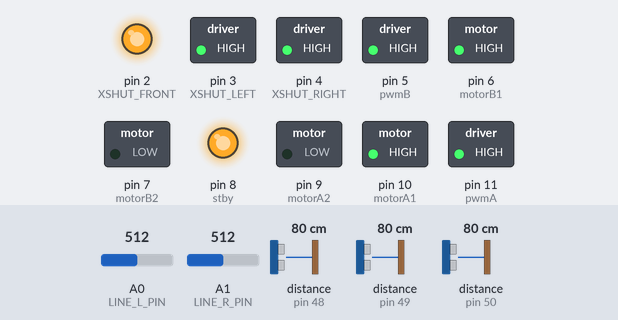
Bench run of a sketch on a simulated Arduino Nano, built with avr-gcc and run on an emulated ATmega328P. On the bench: switched loads named in the sketch (green lamp = pin HIGH), output pins drawn as LEDs (lit = HIGH). Inputs (shaded band) come from the test bench; at power-on: distance to the obstacle (sensors on pin 48, pin 49, pin 50) 80 cm, A0 (LINE_L_PIN) = 512, A1 (LINE_R_PIN) = 512. What the sketch prints to the serial monitor is not drawn.

Above: at 1.6 s.
1.7 s: distance to the obstacle (sensor on pin 48) set to 66 cm
3.4 s: distance to the obstacle (sensor on pin 48) set to 59 cm
At 4.6 s:
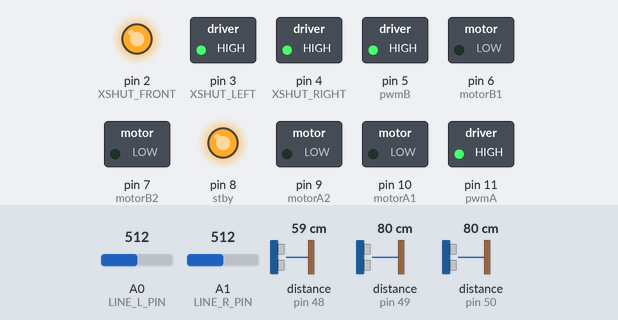
6.4 s: distance to the obstacle (sensor on pin 49) set to 2 cm
At 6.56 s:
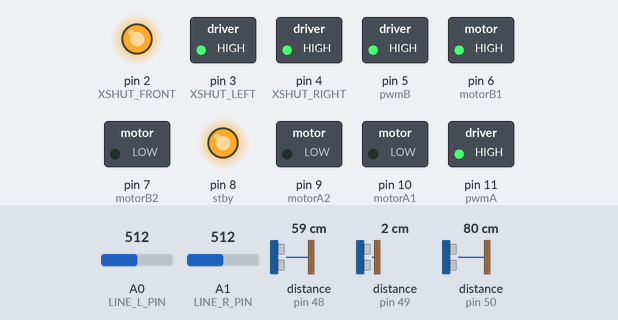
8.1 s: distance to the obstacle (sensor on pin 49) set to 60 cm
At 8.49 s:
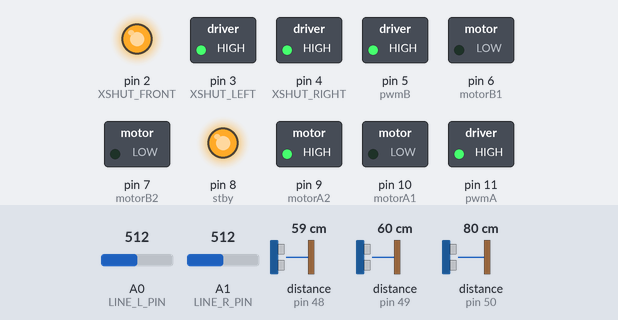
10.1 s: distance to the obstacle (sensor on pin 50) set to 2 cm
At 10.38 s:
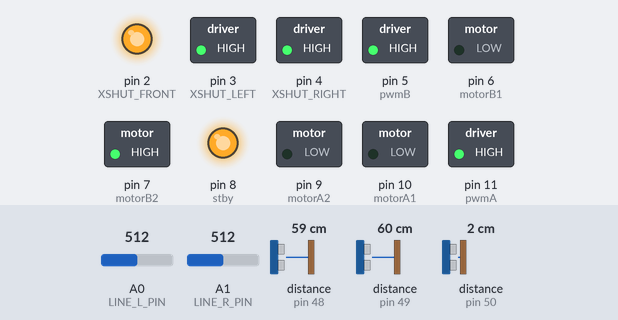
12.0 s: distance to the obstacle (sensor on pin 48) set to 53 cm
13.7 s: distance to the obstacle (sensor on pin 48) set to 45 cm
At 14.6 s:
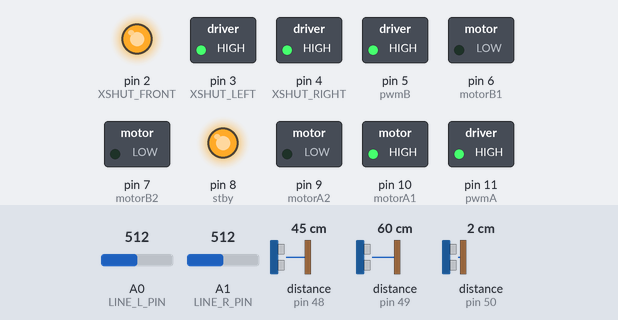
Timing chart, 0 to 16.7 s (numbered marks = the images above; inputs shaded):
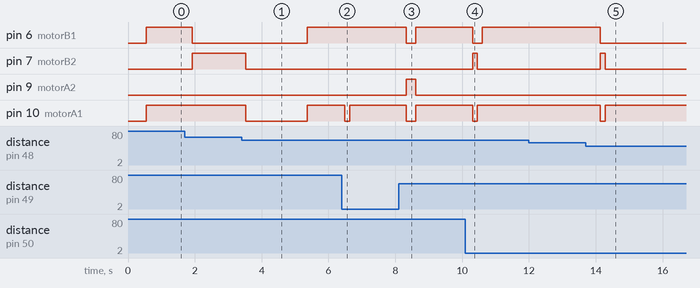

Measured:
- the behaviour switches between 64 and 63 cm on distance to the obstacle (sensor on pin 48) (found by bisection; images 0 and 1)
- the behaviour switches between 50 and 49 cm on distance to the obstacle (sensor on pin 48) (found by bisection; images 4 and 5)
- after the input at 3.4 s, pin 6 (motorB1): LOW → HIGH after 2.0 s; pin 7 (motorB2): HIGH → LOW after 0.12 s; pin 10 (motorA1): HIGH → LOW after 0.12 s, → HIGH 1.8 s later
- after the input at 6.4 s, pin 10 (motorA1): HIGH → LOW after 0.09 s, → HIGH 0.14 s later
- after the input at 8.1 s, pin 6 (motorB1), pin 10 (motorA1): HIGH → LOW after 0.23 s, → HIGH 0.28 s later; pin 9 (motorA2): LOW → HIGH after 0.23 s, → LOW 0.28 s later
- after the input at 10.1 s, pin 6 (motorB1): HIGH → LOW after 0.21 s, → HIGH 0.28 s later; pin 7 (motorB2): LOW → HIGH after 0.21 s, → LOW 0.14 s later; pin 10 (motorA1): HIGH → LOW after 0.21 s, → HIGH 0.14 s later
- after the input at 12.0 s, every drawn part: stays the same
- after the input at 13.7 s, pin 6 (motorB1): HIGH → LOW after 0.44 s; pin 7 (motorB2): LOW → HIGH after 0.44 s, → LOW 0.14 s later; pin 10 (motorA1): HIGH → LOW after 0.44 s, → HIGH 0.14 s later

The sketch:

v5_deploy.ino
```cpp
// v5_deploy.ino — Mini Sumo Arduino Nano, runs ppo_robust_best.pt
// (the 21-D discrete-PPO model: BC warm start + curriculum + zero-entropy
// sharpening + a finetune on tracking/still/backward rewards, a hardcoded
// tracker opponent, and per-episode domain randomization of opponent power /
// speed / hardware. Branch pol/ppo). At mult 3.0: ~73% seen, 70% novamax, 87%
// vs the tracker, 78% held-out, meeting the 65%-overall / 55%-novamax bar with
// lowest self-out rate of any model. The PPO actor head argmax = the action,
// so it uses the same discrete export path as the DQN. NOTE: trained WITH the
// hardcoded action overrides (safety, opening charge, spawn guard,
// anti-stall), all replicated in loop() below.
//
// DIFFERENCE FROM v3: the policy now consumes a 21-D observation = the 3
// VL53L0X distance channels STACKED over the last K=4 frames (oldest
// first) followed by the 9 single-frame engineered features. A small
// ring buffer of the normalized distances reproduces sumo_env's
// RawDistanceStack wrapper byte-for-byte (see obs_stack.py). The old
// 12-D model is untouched in ../v3_deploy/.
//
// Pipeline (~24 Hz target):
//   read 3x VL53L0X -> push distance ring -> build 21D obs -> predict -> drive
//
// Hardware / wiring identical to v3_deploy (see that file's header).
//   VL53L0X x3 on I2C (XSHUT D2/D3/D4 -> addr 0x30/0x31/0x32)
//   TB6612: left IN1=D10 IN2=D9 PWM=D11 ; right IN1=D6 IN2=D7 PWM=D5 ; STBY=D8
//   QTR-1A rear line sensors: rear-left=A0 rear-right=A1

#include <Wire.h>
#include <VL53L0X.h>

#include "neural_net_v6_3d.h"   // mini_sumo_ai::predict_action (INPUT_DIM=21)
#include "arduino_obs_logic.h"  // mini_sumo_obs:: state machines

// =====================================================================
// Pins
// =====================================================================
#define XSHUT_FRONT 2
#define XSHUT_LEFT  3
#define XSHUT_RIGHT 4

const int motorA1 = 10;  // left  IN1
const int motorA2 = 9;   // left  IN2
const int motorB1 = 6;   // right IN1
const int motorB2 = 7;   // right IN2
#define pwmA 11
#define pwmB 5
#define stby 8

VL53L0X frontSensor, leftSensor, rightSensor;

// =====================================================================
// Sensor read with outlier rejection (keeps last good reading on glitch)
// =====================================================================
#define OUTLIER_MAX 8000  // VL53L0X returns 8190 for out-of-range

uint16_t frontLastValid = OUTLIER_MAX;
uint16_t leftLastValid  = OUTLIER_MAX;
uint16_t rightLastValid = OUTLIER_MAX;

static uint16_t filteredRead(VL53L0X& sensor, uint16_t& lastValid) {
    uint16_t raw = sensor.readRangeContinuousMillimeters();
    if (raw == 0) {
        return lastValid;            // I2C read failed, hold previous
    }
    if (raw > OUTLIER_MAX) {
        lastValid = OUTLIER_MAX;     // out-of-range = no target
        return OUTLIER_MAX;
    }
    lastValid = raw;
    return raw;
}

static inline float mm_to_obs_m(uint16_t mm) {
    if (mm >= (uint16_t)(mini_sumo_obs::ENEMY_FAR_DIST * 1000.0f)) {
        return mini_sumo_obs::ENEMY_FAR_DIST;
    }
    return (float)mm * 0.001f;
}

static inline float norm_distance(float d_m) {
    if (d_m >= mini_sumo_obs::ENEMY_FAR_DIST) return 1.0f;
    if (d_m <= 0.0f) return 0.0f;
    return d_m / mini_sumo_obs::ENEMY_FAR_DIST;
}

// =====================================================================
// Line sensors — QTR-1A analog phototransistors at the rear.
// =====================================================================
#define LINE_L_PIN  A0
#define LINE_R_PIN  A1
constexpr int LINE_THRESHOLD = 500;  // ADC count, ~mid of 0..1023

static inline bool read_line_l() { return analogRead(LINE_L_PIN) < LINE_THRESHOLD; }
static inline bool read_line_r() { return analogRead(LINE_R_PIN) < LINE_THRESHOLD; }

// =====================================================================
// Motor drive — action_map entries are in {-1, 0, +1}
// =====================================================================
static void drive_left(float cmd) {
    if (cmd > 0.5f)        { digitalWrite(motorA1, HIGH); digitalWrite(motorA2, LOW);  }
    else if (cmd < -0.5f)  { digitalWrite(motorA1, LOW);  digitalWrite(motorA2, HIGH); }
    else                   { digitalWrite(motorA1, LOW);  digitalWrite(motorA2, LOW);  }
}

static void drive_right(float cmd) {
    if (cmd > 0.5f)        { digitalWrite(motorB1, HIGH); digitalWrite(motorB2, LOW);  }
    else if (cmd < -0.5f)  { digitalWrite(motorB1, LOW);  digitalWrite(motorB2, HIGH); }
    else                   { digitalWrite(motorB1, LOW);  digitalWrite(motorB2, LOW);  }
}

// =====================================================================
// Watchdog: if nothing in forward arc for a while, do a search-spin
// =====================================================================
constexpr float    VALID_RANGE_M       = 0.80f * mini_sumo_obs::ENEMY_FAR_DIST;
constexpr uint16_t WATCHDOG_TIMEOUT_MS = 1500;
constexpr float    SEARCH_LEFT  = +1.0f;
constexpr float    SEARCH_RIGHT = -1.0f;

uint32_t last_valid_sensor_ms = 0;

static inline bool any_forward_valid(float f, float l, float r) {
    return (f < VALID_RANGE_M) || (l < VALID_RANGE_M) || (r < VALID_RANGE_M);
}

// =====================================================================
// Distance ring buffer = sumo_env's RawDistanceStack (obs_stack.py).
// Holds the last K=4 frames of NORMALIZED (front,left,right), oldest at
// index 0, newest at index K-1. Seeded by replicating frame 0 on the
// first loop (matches the wrapper's reset semantics). The stacked obs is
// [ring[0..3] flattened, then the 9 engineered features].
// =====================================================================
constexpr uint8_t STACK_K = 4;     // must equal obs_stack.DEFAULT_STACK_K
float dist_ring[STACK_K][3];
bool  ring_init = false;

static void push_dist_ring(float fn, float ln, float rn) {
    if (!ring_init) {
        for (uint8_t k = 0; k < STACK_K; ++k) {
            dist_ring[k][0] = fn; dist_ring[k][1] = ln; dist_ring[k][2] = rn;
        }
        ring_init = true;
        return;
    }
    for (uint8_t k = 0; k < STACK_K - 1; ++k) {   // shift oldest out
        dist_ring[k][0] = dist_ring[k + 1][0];
        dist_ring[k][1] = dist_ring[k + 1][1];
        dist_ring[k][2] = dist_ring[k + 1][2];
    }
    dist_ring[STACK_K - 1][0] = fn;               // newest in
    dist_ring[STACK_K - 1][1] = ln;
    dist_ring[STACK_K - 1][2] = rn;
}

// =====================================================================
// Persistent obs state
// =====================================================================
mini_sumo_obs::LastSeenState        last_seen_state;
mini_sumo_obs::PrevActionState      prev_action;
mini_sumo_obs::EngagementTimerState engagement_timer;
mini_sumo_obs::YawRateProxyState    yaw_rate_proxy;
mini_sumo_obs::IrDeltaState         ir_delta_state;

// Hardcoded opening charge: force straight forward for the first
// OPENING_CHARGE_STEPS loops of the match (mirrors sumo_env opening_charge,
// ~100 ms). Counts down once per loop; one match per power-on.
constexpr uint8_t OPENING_CHARGE_STEPS = 2;
uint8_t opening_charge_left = OPENING_CHARGE_STEPS;

// Spawn guard: for the first SPAWN_GUARD_STEPS loops, a net-backward command
// becomes forward (the robot spawns near the rear rim; ~1/3 of self-outs are
// from backing into it early). Mirrors sumo_env spawn_guard. ~1 s @ ~24 Hz.
constexpr uint8_t SPAWN_GUARD_STEPS = 24;
uint8_t spawn_guard_left = SPAWN_GUARD_STEPS;

// Anti-stall: if the policy commands (near-)idle for ANTISTALL_STEPS in a
// row, force a forward charge so the bot never freezes (mirrors sumo_env).
constexpr uint8_t ANTISTALL_STEPS = 24;
uint8_t idle_streak = 0;

// =====================================================================
// Setup
// =====================================================================
void setup() {
    Serial.begin(115200);

    pinMode(motorA1, OUTPUT); pinMode(motorA2, OUTPUT);
    pinMode(motorB1, OUTPUT); pinMode(motorB2, OUTPUT);
    pinMode(pwmA,    OUTPUT); pinMode(pwmB,    OUTPUT);
    pinMode(stby,    OUTPUT);

    digitalWrite(pwmA, HIGH);   // full speed (action space is {-1,0,+1})
    digitalWrite(pwmB, HIGH);
    digitalWrite(stby, HIGH);
    drive_left(0.0f);
    drive_right(0.0f);

    Wire.begin();

    pinMode(XSHUT_FRONT, OUTPUT);
    pinMode(XSHUT_LEFT,  OUTPUT);
    pinMode(XSHUT_RIGHT, OUTPUT);
    digitalWrite(XSHUT_FRONT, LOW);
    digitalWrite(XSHUT_LEFT,  LOW);
    digitalWrite(XSHUT_RIGHT, LOW);
    delay(10);

    digitalWrite(XSHUT_FRONT, HIGH); delay(10);
    frontSensor.init(); frontSensor.setAddress(0x30);
    frontSensor.setSignalRateLimit(0.5);
    frontSensor.setMeasurementTimingBudget(33000);

    digitalWrite(XSHUT_LEFT, HIGH); delay(10);
    leftSensor.init();  leftSensor.setAddress(0x31);
    leftSensor.setSignalRateLimit(0.5);
    leftSensor.setMeasurementTimingBudget(33000);

    digitalWrite(XSHUT_RIGHT, HIGH); delay(10);
    rightSensor.init(); rightSensor.setAddress(0x32);
    rightSensor.setSignalRateLimit(0.5);
    rightSensor.setMeasurementTimingBudget(33000);

    frontSensor.startContinuous();
    leftSensor.startContinuous();
    rightSensor.startContinuous();

    // Verify model integrity — refuse to drive if weights corrupted
    const uint8_t mismatches = mini_sumo_ai::verify_self_test();
    Serial.print(F("model self-test mismatches: "));
    Serial.println(mismatches);
    if (mismatches > 0) {
        Serial.println(F("FATAL: re-flash neural_net_v6_3d.h"));
        while (1) { delay(1000); }
    }

    mini_sumo_obs::reset(last_seen_state);
    mini_sumo_obs::reset(prev_action);
    mini_sumo_obs::reset(engagement_timer);
    mini_sumo_obs::reset(yaw_rate_proxy);
    mini_sumo_obs::reset(ir_delta_state);
    ring_init = false;
    last_valid_sensor_ms = millis();

    Serial.println(F("ready (v5, 21-D PPO robust + guards)"));
}

// =====================================================================
// Main loop
// =====================================================================
void loop() {
    const uint16_t mmF = filteredRead(frontSensor, frontLastValid);
    const uint16_t mmL = filteredRead(leftSensor,  leftLastValid);
    const uint16_t mmR = filteredRead(rightSensor, rightLastValid);

    const float front_m = mm_to_obs_m(mmF);
    const float left_m  = mm_to_obs_m(mmL);
    const float right_m = mm_to_obs_m(mmR);

    const float fn = norm_distance(front_m);
    const float ln = norm_distance(left_m);
    const float rn = norm_distance(right_m);

    // Update all per-frame state EVERY tick (even during the watchdog) so
    // the ring + state machines never go stale and match the sim 1:1.
    push_dist_ring(fn, ln, rn);
    mini_sumo_obs::update_last_seen(last_seen_state, front_m, left_m, right_m);
    mini_sumo_obs::update(engagement_timer, fn);
    float front_delta = 0.0f, lateral_delta = 0.0f;
    mini_sumo_obs::update(ir_delta_state, fn, ln, rn, front_delta, lateral_delta);

    const uint32_t now = millis();
    if (any_forward_valid(front_m, left_m, right_m)) {
        last_valid_sensor_ms = now;
    }
    const bool watchdog_fired = (now - last_valid_sensor_ms) > WATCHDOG_TIMEOUT_MS;

    float out_l = 0.0f, out_r = 0.0f;
    if (watchdog_fired) {
        out_l = SEARCH_LEFT;
        out_r = SEARCH_RIGHT;
    } else {
        // 21-D stacked observation: 4x(front,left,right) oldest-first,
        // then the 9 single-frame engineered features.
        const float obs[mini_sumo_ai::INPUT_DIM] = {
            dist_ring[0][0], dist_ring[0][1], dist_ring[0][2],
            dist_ring[1][0], dist_ring[1][1], dist_ring[1][2],
            dist_ring[2][0], dist_ring[2][1], dist_ring[2][2],
            dist_ring[3][0], dist_ring[3][1], dist_ring[3][2],
            last_seen_state.dir,
            read_line_l() ? 1.0f : 0.0f,
            read_line_r() ? 1.0f : 0.0f,
            prev_action.left, prev_action.right,
            mini_sumo_obs::normalized(engagement_timer),
            yaw_rate_proxy.value,
            front_delta, lateral_delta,
        };
        const uint8_t a_idx = mini_sumo_ai::predict_action(obs);
        mini_sumo_ai::action_to_motors(a_idx, out_l, out_r);

        // Hardcoded safety override — the PPO policy was TRAINED with this
        // on (sumo_env._apply_safety_override), so it must run here too or
        // deployed behaviour diverges from training. (1) rear line sensor
        // over the border -> drive inward; (2) net-forward with nothing
        // detected and the target lost -> in-place scan-spin. Observable
        // signals only. SAFETY_CLEAR_NORM = 0.90.
        if (read_line_l() || read_line_r()) {
            out_l = 1.0f; out_r = 1.0f;
        } else if (last_seen_state.dir == 0.0f &&
                   fn > 0.90f && ln > 0.90f && rn > 0.90f &&
                   out_l > 0.5f && out_r > 0.5f) {
            out_l = 1.0f; out_r = -1.0f;
        }
    }

    // Hardcoded opening charge — force straight forward for the first few
    // loops (mirrors sumo_env.opening_charge). All obs state was already
    // updated above, so the policy's first real decision sees training-like
    // context; prev_action below latches the executed (forward) command.
    if (opening_charge_left > 0) {
        out_l = 1.0f; out_r = 1.0f;
        opening_charge_left--;
    }

    // Spawn guard — early net-backward command becomes forward (mirrors
    // sumo_env spawn_guard). Counts down once per loop regardless.
    if (spawn_guard_left > 0) {
        spawn_guard_left--;
        if (out_l + out_r < 0.0f) {
            out_l = 1.0f; out_r = 1.0f;
        }
    }

    // Anti-stall — too many (near-)idle commands in a row -> forward charge
    // (mirrors sumo_env antistall).
    if (out_l > -0.5f && out_l < 0.5f && out_r > -0.5f && out_r < 0.5f) {
        if (idle_streak < 255) idle_streak++;
    } else {
        idle_streak = 0;
    }
    if (idle_streak >= ANTISTALL_STEPS) {
        out_l = 1.0f; out_r = 1.0f;
        idle_streak = 0;
    }

    // prev_action / yaw proxy track the action actually executed (both
    // the policy and the watchdog search-spin), so the next obs is correct.
    mini_sumo_obs::update(prev_action,    out_l, out_r);
    mini_sumo_obs::update(yaw_rate_proxy, out_l, out_r);

    drive_left(out_l);
    drive_right(out_r);

    // Loop pacing: VL53L0X 33 ms budget dominates; small headroom delay.
    delay(5);
}
```

Source omitted: arduino_obs_logic.h (8152 bytes), neural_net_v6_3d.h (41725 bytes)
